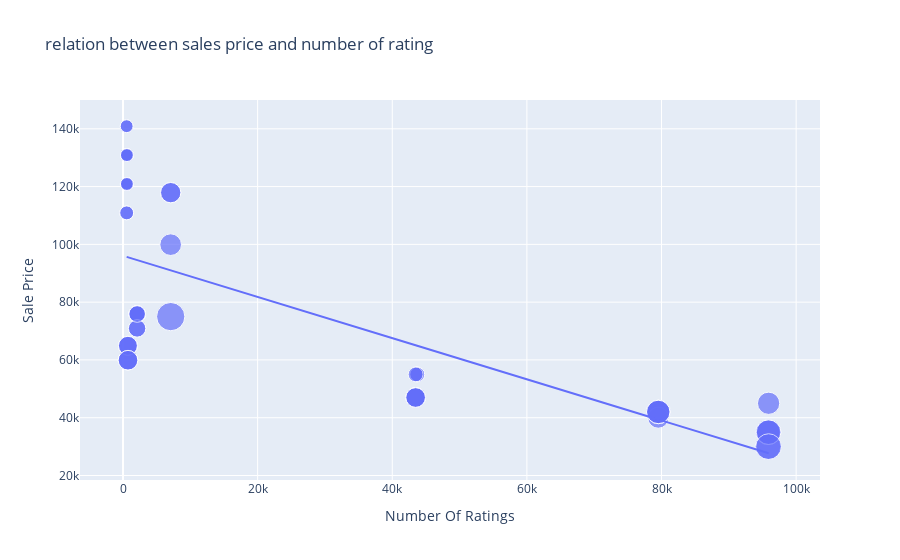

This figure's notebook cell:
### Markdown cell above
## Now let us find a relation between sales price and number of rating of i-phones.

### Code cell
figure = px.scatter(data_frame = data , x = "Number Of Ratings" , y= "Sale Price" , size = "Discount Percentage" , trendline = "ols" , title = "relation between sales price and number of rating")
figure.show()

### Figure 1 — Plotly figure (JSON) as saved in the notebook; plotly's stock layout.template omitted (floating-point values rounded to 4 significant figures)
{"data": [{"hovertemplate": "Number Of Ratings=%{x}<br>Sale Price=%{y}<br>Discount Percentage=%{marker.size}<extra></extra>", "legendgroup": "", "marker": {"color": "#636efa", "size": [0, 0, 0, 0, 0, 0, 0, 0, 0, 20, 16, 20, 20, 20, 0, 0, 0, 0, 29, 15, 0, 15, 17, 18, 6, 6, 13, 6, 14, 10, 7, 6, 6, 13, 13, 10, 10, 6, 14, 6, 10, 6, 11, 11, 10, 14, 7, 6, 6, 6, 8, 8, 24, 22, 22, 22, 8, 24, 14, 14, 14, 14], "sizemode": "area", "sizeref": 0.0725, "symbol": "circle"}, "mode": "markers", "name": "", "orientation": "v", "showlegend": false, "type": "scatter", "x": [3431, 3431, 3431, 11202, 11202, 3431, 3431, 11202, 1454, 79512, 79512, 79582, 79512, 79512, 1078, 1078, 1078, 1078, 7088, 7088, 1078, 7088, 7081, 95909, 542, 580, 740, 545, 740, 2101, 545, 580, 580, 730, 730, 2101, 2101, 580, 740, 580, 2092, 545, 2101, 2092, 2101, 740, 545, 580, 580, 580, 43707, 43707, 95807, 95909, 95807, 95909, 43470, 95909, 43470, 43470, 43470, 43470], "xaxis": "x", "y": [49900, 84900, 84900, 77000, 77000, 49900, 49900, 77000, 89900, 41999, 39999, 41999, 41999, 41999, 131900, 117100, 131900, 117100, 74999, 117900, 117100, 117900, 99900, 44999, 140900, 130900, 64900, 120900, 59900, 75900, 110900, 130900, 120900, 64900, 64900, 75900, 75900, 120900, 59900, 120900, 75900, 140900, 70900, 70900, 75900, 59900, 110900, 120900, 130900, 130900, 54999, 54999, 29999, 34999, 34999, 34999, 54999, 29999, 46999, 46999, 46999, 46999], "yaxis": "y"}, {"hovertemplate": "<b>OLS trendline</b><br>Sale Price = -0.712783 * Number Of Ratings + 96054.8<br>R<sup>2</sup>=0.492139<br><br>Number Of Ratings=%{x}<br>Sale Price=%{y} <b>(trend)</b><extra></extra>", "legendgroup": "", "marker": {"color": "#636efa", "symbol": "circle"}, "mode": "lines", "name": "", "showlegend": false, "type": "scatter", "x": [542, 545, 545, 545, 545, 580, 580, 580, 580, 580, 580, 580, 580, 730, 730, 740, 740, 740, 740, 1078, 1078, 1078, 1078, 1078, 1454, 2092, 2092, 2101, 2101, 2101, 2101, 2101, 3431, 3431, 3431, 3431, 3431, 7081, 7088, 7088, 7088, 11202, 11202, 11202, 43470, 43470, 43470, 43470, 43470, 43707, 43707, 79512, 79512, 79512, 79512, 79582, 95807, 95807, 95909, 95909, 95909, 95909], "xaxis": "x", "y": [95670.0, 95670.0, 95670.0, 95670.0, 95670.0, 95640.0, 95640.0, 95640.0, 95640.0, 95640.0, 95640.0, 95640.0, 95640.0, 95530.0, 95530.0, 95530.0, 95530.0, 95530.0, 95530.0, 95290.0, 95290.0, 95290.0, 95290.0, 95290.0, 95020.0, 94560.0, 94560.0, 94560.0, 94560.0, 94560.0, 94560.0, 94560.0, 93610.0, 93610.0, 93610.0, 93610.0, 93610.0, 91010.0, 91000.0, 91000.0, 91000.0, 88070.0, 88070.0, 88070.0, 65070.0, 65070.0, 65070.0, 65070.0, 65070.0, 64900.0, 64900.0, 39380.0, 39380.0, 39380.0, 39380.0, 39330.0, 27770.0, 27770.0, 27690.0, 27690.0, 27690.0, 27690.0], "yaxis": "y"}], "layout": {"legend": {"itemsizing": "constant", "tracegroupgap": 0}, "title": {"text": "relation between sales price and number of rating"}, "xaxis": {"anchor": "y", "domain": [0, 1], "title": {"text": "Number Of Ratings"}}, "yaxis": {"anchor": "x", "domain": [0, 1], "title": {"text": "Sale Price"}}}}
